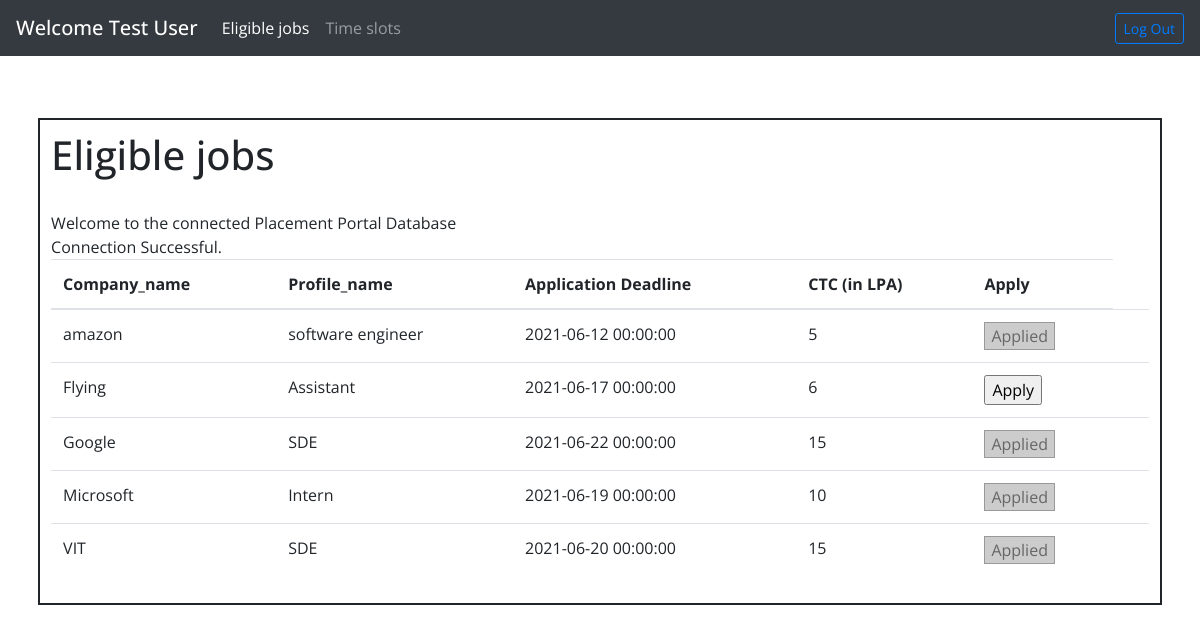
The app's page /std_db_jobs.php (signed in) with its own data.
### tables this page shows
CREATE TABLE `jobs` (
  `company_name` varchar(50) NOT NULL,
  `profile_name` varchar(50) NOT NULL,
  `job_details` varchar(200) DEFAULT NULL,
  `ctc` int(11) DEFAULT NULL,
  `application_deadline` datetime DEFAULT NULL,
  `password` varchar(15) DEFAULT NULL
);

### std_db_jobs.php (the view, shortened to what this page needs)
<!DOCTYPE html>
<html>
<head>
	<link rel="stylesheet" href="https://cdn.jsdelivr.net/npm/bootstrap@4.5.3/dist/css/bootstrap.min.css">
</head>
<body>
	<nav class="navbar navbar-expand-lg navbar-dark bg-dark">
		<a class="navbar-brand mb-0 h1" href="#">
		 	<?php echo "Welcome ".$_SESSION['name'] ?>
		</a>
    	<div class="collapse navbar-collapse" id="navbarSupportedContent">
    		<ul class="navbar-nav mr-auto">
		      <li class="nav-item active">
		        <a class="nav-link" href="std_db_jobs.php">Eligible jobs <span class="sr-only">(current)</span></a>
		      </li>
		      <li class="nav-item">
		      	<a class="nav-link" href="std_db_timeslots.php">Time slots</a>
		      </li>
  			</ul>
  			<form class="form-inline" action="" method="post">
    			<input class="btn btn-sm btn-outline-primary" type="submit" name="logout" value="Log Out"/>
  			</form>
  		</div>
	</nav>
	<br>
	<div class="dtable">
		<h1>Eligible jobs</h1>
		<br>
		<table class="table">
	  		<thead>
	  			<th scope="col"> Company_name </th>
	  			<th scope="col"> Profile_name</th>
	  			<th scope="col"> Application Deadline</th>
	  			<th scope="col"> CTC (in LPA)</th>
	  			<th scope="col"> Apply</th>
	  		</thead>
	  		<tbody>
	  		<?php
	  			require('db.php');
	  			$sql = "SELECT J.profile_name, J.company_name, J.application_deadline, J.ctc FROM placement_portal.Jobs J, placement_portal.Eligible E, placement_portal.Program P, placement_portal.Student S WHERE J.profile_name=E.profile_name AND J.company_name=E.company_name AND E.prog_name=P.prog_name AND S.prog_name=P.prog_name AND S.rollno=".$_SESSION['rollno']." AND S.tenth_per>=E.tenth_per_crt AND S.twelveth_per>=E.twelveth_per_crt AND S.ug_cpi>=E.ug_cpi_crt AND (S.pg_cpi=-1 OR S.pg_cpi>=E.pg_cpi_crt) AND (S.phd_cpi=-1 OR S.phd_cpi>=E.phd_cpi_crt) AND J.application_deadline>=now()";
	  			$stmt = $conn->query($sql);
	  			$i=1;
	  			while ($row=$stmt->fetch(PDO::FETCH_ASSOC)) {
					echo "<tr><td>";
					echo $row['company_name'];
					echo "</td><td>";
					echo $row['profile_name'];
					echo "</td><td>";
					echo $row['application_deadline'];
					echo "</td><td>";
					echo $row['ctc'];
					echo "</td><td>";
					$sql2 = "SELECT * FROM placement_portal.application A, placement_portal.student S WHERE A.rollno=S.rollno AND A.company_name='".$row['company_name']."' AND A.profile_name='".$row['profile_name']."' AND A.rollno=".$_SESSION['rollno'];
					$stmt2 = $conn->query($sql2);
					$row2=$stmt2->fetch(PDO::FETCH_ASSOC);
					if($row2)
						echo "<form method='post'><input class='but' type='submit' value='Applied' name='sub".$i."' disabled></form>";
					else
						echo "<form method='post'><input class='but' type='submit' value='Apply' name='sub".$i."'></form>";
					echo "</td><td>";
					echo "</td></tr>";
					$i++;
				}
	  		?>
	  		</tbody>
	  	</table>
	</div>
</body>
</html>

### db.php (shortened to what this page needs)
<?php
	echo "<br>";
?>

### std_db_jobs.php (style rules this page uses)
* { font-family: "Open Sans", sans-serif; }
.dtable { margin: 10mm; border-style: solid; border-width: 2px; padding: 3mm; }
.but:disabled { border: 1px solid #999999; background-color: #cccccc; color: #666666; }

### records on screen
jobs: company_name "amazon", profile_name "software engineer", application_deadline "2021-06-12 00:00:00", ctc "5"
jobs: company_name "Flying", profile_name "Assistant", application_deadline "2021-06-17 00:00:00", ctc "6"
jobs: company_name "Google", profile_name "SDE", application_deadline "2021-06-22 00:00:00", ctc "15"
jobs: company_name "Microsoft", profile_name "Intern", application_deadline "2021-06-19 00:00:00", ctc "10"
jobs: company_name "VIT", profile_name "SDE", application_deadline "2021-06-20 00:00:00", ctc "15"

### other values on screen
$_SESSION['name'] "Test User"
